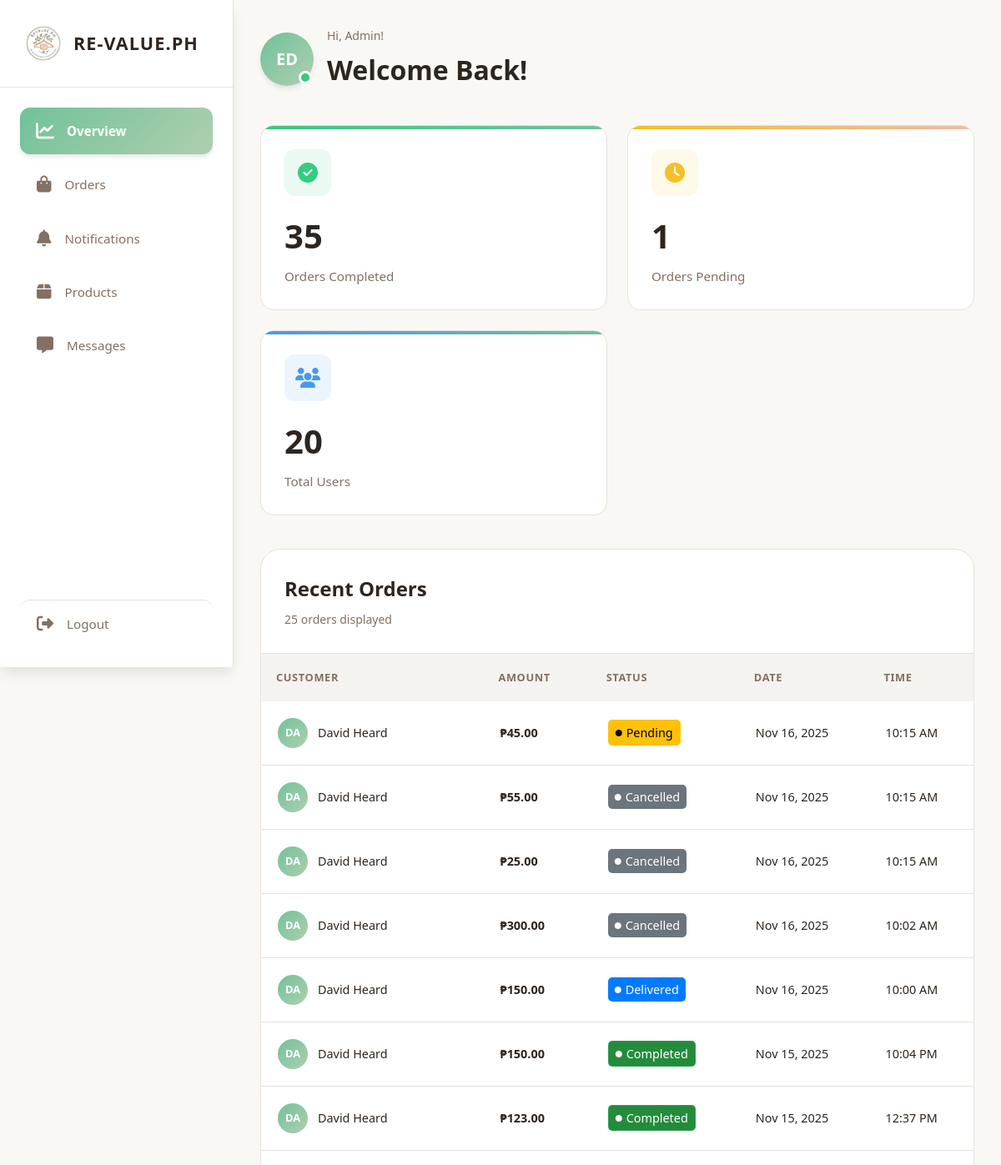
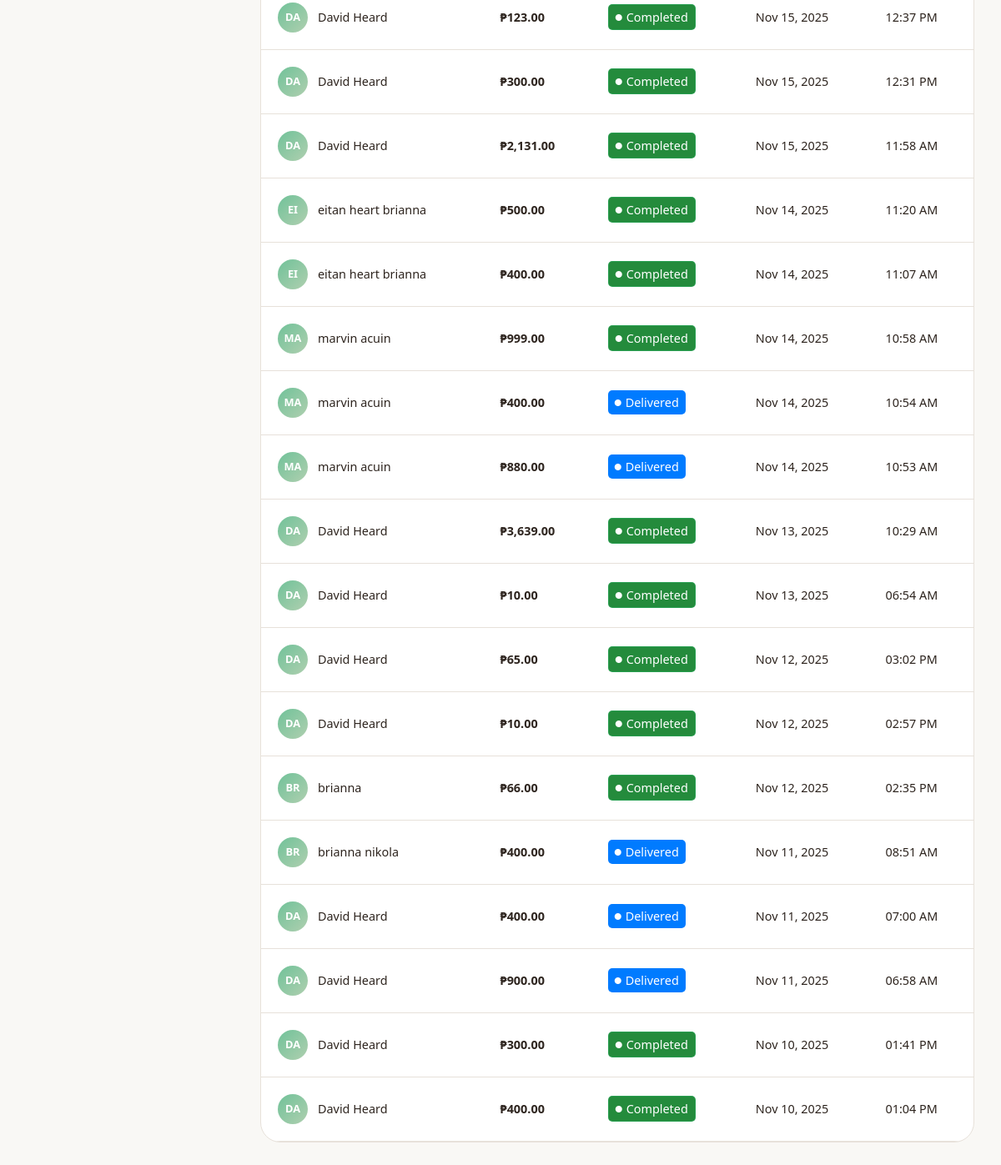
The app's page /admin.php with its own data (2 pictures, top to bottom).
### tables this page shows
CREATE TABLE `orders` (
  `id` int(11) NOT NULL,
  `user_id` int(11) NOT NULL,
  `total_amount` decimal(10,2) NOT NULL,
  `order_date` timestamp NOT NULL DEFAULT current_timestamp(),
  `status` varchar(50) NOT NULL DEFAULT 'Pending',
  `payment_method` varchar(50) NOT NULL DEFAULT 'Cash on Delivery',
  `product_names` text NOT NULL,
  `product_images` text NOT NULL,
  `product_sizes` text NOT NULL,
  `product_prices` text NOT NULL,
  `shipping_address` varchar(255) NOT NULL,
  `proof_of_delivery` varchar(255) DEFAULT NULL
);

CREATE TABLE `users` (
  `id` int(12) NOT NULL,
  `Full_name` varchar(25) NOT NULL,
  `E_mail` varchar(25) NOT NULL,
  `Pass` varchar(255) NOT NULL,
  `F_name` varchar(255) NOT NULL,
  `L_name` varchar(255) NOT NULL,
  `number` varchar(16) NOT NULL,
  `birth_date` date DEFAULT NULL,
  `address` varchar(255) DEFAULT NULL,
  `address2` varchar(255) DEFAULT NULL,
  `address3` varchar(255) DEFAULT NULL,
  `country` varchar(255) NOT NULL
);

### admin.php (the view, shortened to what this page needs)
<!DOCTYPE html>
<html lang="en">
<head>
    <link rel="stylesheet" href="styleForAdmin.css" />
    <link rel="stylesheet" href="https://cdnjs.cloudflare.com/ajax/libs/font-awesome/6.5.0/css/all.min.css" />
</head>
<body>
    <aside class="sidebar">
        <div class="sidebar-header">
            <div class="logo">
            <img src="uploads/logo.webp" alt="logo" />
            <span class="logo-text">RE-VALUE.PH</span>
          </div>
        </div>
        <nav class="sidebar-nav">
            <div class="nav-item active" data-section="overview">
                <i class="fas fa-chart-line"></i>
                <span class="nav-text">Overview</span>
                <div class="nav-indicator"></div>
            </div>
            <div class="nav-item" data-section="orders">
                <i class="fas fa-shopping-bag"></i>
                <span class="nav-text">Orders</span>
            </div>
            <div class="nav-item" data-section="notifications">
                <i class="fas fa-bell"></i>
                <span class="nav-text">Notifications</span>
            </div>
            <div class="nav-item" data-section="products">
                <i class="fas fa-box"></i>
                <span class="nav-text">Products</span>
            </div>
            <div class="nav-item" data-section="messaging">
                <i class="fas fa-message"></i>
                <span class="nav-text">Messages</span>
            </div>
            <div class="nav-item logout-item" data-section="logout">
                <i class="fas fa-right-from-bracket"></i>
                <span class="nav-text">Logout</span>
            </div>
        </nav>
    </aside>
    <main class="main-content">
        <header class="header ">
            <div class="header-left">
                <div class="welcome-section">
                    <div class="user-avatar">
                        <span>ED</span>
                        <div class="status-indicator"></div>
                    </div>
                    <div class="welcome-text">
                        <small>Hi, Admin!</small>
                        <h1>Welcome Back!</h1>
                    </div>
                </div>
            </div>
        </header>
        <section class="content-section active" id="overview">
            <?php
            include('db.php');
            $completedOrders = $conn->query("SELECT COUNT(*) AS total FROM orders WHERE status='Completed'")->fetch_assoc()['total'];
            $pendingOrders = $conn->query("SELECT COUNT(*) AS total FROM orders WHERE status='Pending'")->fetch_assoc()['total'];
            $totalUsers = $conn->query("SELECT COUNT(*) AS total FROM users")->fetch_assoc()['total'];
            $orders = $conn->query("
                SELECT o.*, u.Full_name
                FROM orders o
                JOIN users u ON o.user_id = u.id
                ORDER BY o.id DESC
                LIMIT 25
            ");
            ?>
<div class="stats-grid">
    <div class="stat-card completed-card">
        <div class="stat-content">
            <div class="stat-header">
                <div class="stat-icon">
                    <i class="fas fa-check-circle"></i>
                </div>
            </div>
            <div class="stat-info">
                <h3 class="stat-value"><?= $completedOrders ?></h3>
                <p class="stat-label">Orders Completed</p>
            </div>
        </div>
    </div>
    <div class="stat-card pending-card">
        <div class="stat-content">
            <div class="stat-header">
                <div class="stat-icon">
                    <i class="fas fa-clock"></i>
                </div>
            </div>
            <div class="stat-info">
                <h3 class="stat-value"><?= $pendingOrders ?></h3>
                <p class="stat-label">Orders Pending</p>
            </div>
        </div>
    </div>
    <div class="stat-card users-card">
        <div class="stat-content">
            <div class="stat-header">
                <div class="stat-icon">
                    <i class="fas fa-users"></i>
                </div>
            </div>
            <div class="stat-info">
                <h3 class="stat-value"><?= $totalUsers ?></h3>
                <p class="stat-label">Total Users</p>
            </div>
        </div>
    </div>
</div>
<div class="card recent-orders-card">
    <div class="card-header">
        <div class="card-title">
            <h2>Recent Orders</h2>
            <span class="card-subtitle"><?= $orders->num_rows ?> orders displayed</span>
        </div>
    </div>
    <div class="table-container">
        <table class="modern-table">
            <thead>
                <tr>
                    <th>Customer</th>
                    <th>Amount</th>
                    <th>Status</th>
                    <th>Date</th>
                    <th>Time</th>
                </tr>
            </thead>
            <tbody>
                <?php while ($row = $orders->fetch_assoc()): ?>
                    <?php
                        $statusClass = match($row['status']) {
                        'Pending' => 'status-pending',
                        'Delivered' => 'status-delivered',
                        'Completed' => 'status-completed',
                        default => 'status-other',
                    };
                    ?>
                    <tr>
                        <td>
                            <div class="customer-info">
                                <div class="customer-avatar"><?= strtoupper(substr($row['Full_name'], 0, 2)) ?></div>
                                <span><?= htmlspecialchars($row['Full_name']) ?></span>
                            </div>
                        </td>
                        <td><strong>₱<?= number_format($row['total_amount'], 2) ?></strong></td>
                        <td>
    <span class="status-badge <?= $statusClass ?>" data-id="<?= $row['id'] ?>">
        <i class="fas fa-circle"></i>
        <?= htmlspecialchars($row['status']) ?>
    </span>
</td>
                        <td><?= date('M d, Y', strtotime($row['order_date'])) ?></td>
                        <td><?= date('h:i A', strtotime($row['order_date'])) ?></td>
                    </tr>
                <?php endwhile; ?>
            </tbody>
        </table>
    </div>
</div>
        </section>
    </main>
</body>
</html>

### admin.php (style rules this page uses)
.status-badge { display: inline-flex; align-items: center; gap: 5px; padding: 3px 8px; border-radius: 5px; font-weight: 500; font-size: 0.9rem; }
.status-pending { background-color: #ffc107; color: #000; }
.status-delivered { background-color: #007bff; color: #fff; }
.status-other { background-color: #6c757d; color: #fff; }

### records on screen
orders: user.Full_name "DA", user.Full_name "David Heard", total_amount "45.00", status "Pending", order_date "Nov 16, 2025", order_date "10:15 AM"
orders: user.Full_name "DA", user.Full_name "David Heard", total_amount "55.00", status "Cancelled", order_date "Nov 16, 2025", order_date "10:15 AM"
orders: user.Full_name "DA", user.Full_name "David Heard", total_amount "25.00", status "Cancelled", order_date "Nov 16, 2025", order_date "10:15 AM"
orders: user.Full_name "DA", user.Full_name "David Heard", total_amount "300.00", status "Cancelled", order_date "Nov 16, 2025", order_date "10:02 AM"
orders: user.Full_name "DA", user.Full_name "David Heard", total_amount "150.00", status "Delivered", order_date "Nov 16, 2025", order_date "10:00 AM"
orders: user.Full_name "DA", user.Full_name "David Heard", total_amount "150.00", status "Completed", order_date "Nov 15, 2025", order_date "10:04 PM"
orders: user.Full_name "DA", user.Full_name "David Heard", total_amount "123.00", status "Completed", order_date "Nov 15, 2025", order_date "12:37 PM"
orders: user.Full_name "DA", user.Full_name "David Heard", total_amount "123.00", status "Completed", order_date "Nov 15, 2025", order_date "12:37 PM"
orders: user.Full_name "DA", user.Full_name "David Heard", total_amount "300.00", status "Completed", order_date "Nov 15, 2025", order_date "12:31 PM"
orders: user.Full_name "DA", user.Full_name "David Heard", total_amount "2,131.00", status "Completed", order_date "Nov 15, 2025", order_date "11:58 AM"
orders: user.Full_name "EI", user.Full_name "eitan heart brianna", total_amount "500.00", status "Completed", order_date "Nov 14, 2025", order_date "11:20 AM"
orders: user.Full_name "EI", user.Full_name "eitan heart brianna", total_amount "400.00", status "Completed", order_date "Nov 14, 2025", order_date "11:07 AM"
orders: user.Full_name "MA", user.Full_name "marvin acuin", total_amount "999.00", status "Completed", order_date "Nov 14, 2025", order_date "10:58 AM"
orders: user.Full_name "MA", user.Full_name "marvin acuin", total_amount "400.00", status "Delivered", order_date "Nov 14, 2025", order_date "10:54 AM"
orders: user.Full_name "MA", user.Full_name "marvin acuin", total_amount "880.00", status "Delivered", order_date "Nov 14, 2025", order_date "10:53 AM"
orders: user.Full_name "DA", user.Full_name "David Heard", total_amount "3,639.00", status "Completed", order_date "Nov 13, 2025", order_date "10:29 AM"
orders: user.Full_name "DA", user.Full_name "David Heard", total_amount "10.00", status "Completed", order_date "Nov 13, 2025", order_date "06:54 AM"
orders: user.Full_name "DA", user.Full_name "David Heard", total_amount "65.00", status "Completed", order_date "Nov 12, 2025", order_date "03:02 PM"
orders: user.Full_name "DA", user.Full_name "David Heard", total_amount "10.00", status "Completed", order_date "Nov 12, 2025", order_date "02:57 PM"
orders: user.Full_name "BR", user.Full_name "brianna", total_amount "66.00", status "Completed", order_date "Nov 12, 2025", order_date "02:35 PM"
orders: user.Full_name "BR", user.Full_name "brianna nikola", total_amount "400.00", status "Delivered", order_date "Nov 11, 2025", order_date "08:51 AM"
orders: user.Full_name "DA", user.Full_name "David Heard", total_amount "400.00", status "Delivered", order_date "Nov 11, 2025", order_date "07:00 AM"
orders: user.Full_name "DA", user.Full_name "David Heard", total_amount "900.00", status "Delivered", order_date "Nov 11, 2025", order_date "06:58 AM"
orders: user.Full_name "DA", user.Full_name "David Heard", total_amount "300.00", status "Completed", order_date "Nov 10, 2025", order_date "01:41 PM"
orders: user.Full_name "DA", user.Full_name "David Heard", total_amount "400.00", status "Completed", order_date "Nov 10, 2025", order_date "01:04 PM"

### other values on screen
$completedOrders "35"
$pendingOrders "1"
$totalUsers "20"
$orders->num_rows "25"
